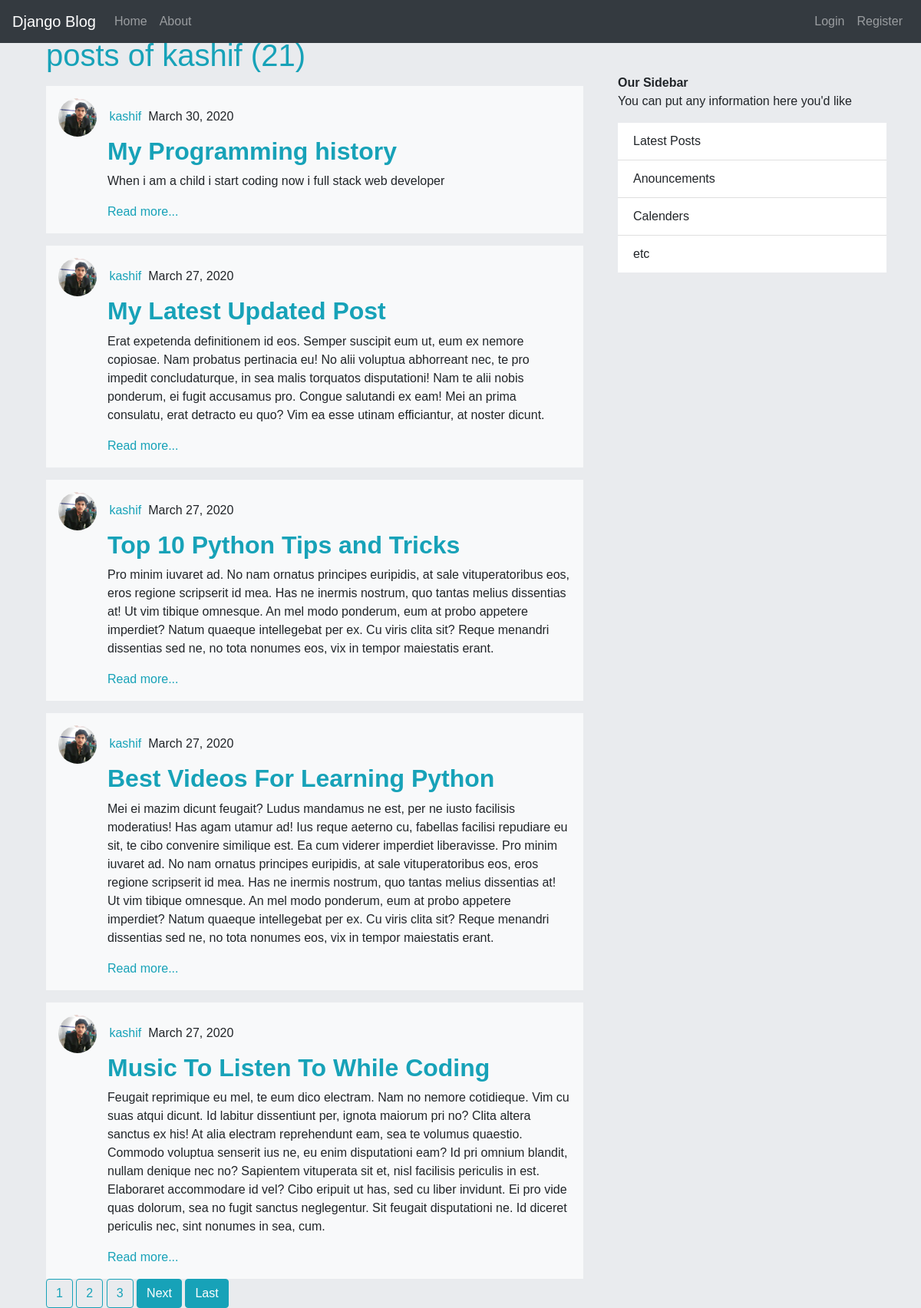
/post/kashif, run on the app's committed database.
### blog/models.py (models this page shows, shortened)
class Post(models.Model):
    title = models.CharField(max_length=200)
    content = models.TextField()
    date_posted = models.DateTimeField(default=timezone.now)
    author      = models.ForeignKey(User,on_delete=models.CASCADE)

### users/models.py (models this page shows, shortened)
class Profile(models.Model):
    user  = models.OneToOneField(User,on_delete=models.CASCADE)
    image = models.ImageField(default='azadari.png', upload_to='profile_pics')

### blog/views.py (the view)
# urls.py: path('post/<str:username>',UserPostListView.as_view(), name="post-user"),
class UserPostListView(ListView):
    model = Post
    template_name = 'blog/user_posts.html'
    context_object_name = 'posts'
    paginate_by = 5
    def get_queryset(self):
        user = get_object_or_404(User,username=self.kwargs.get('username'))
        return Post.objects.filter(author=user).order_by('-date_posted')

### blog/templates/blog/user_posts.html (shortened to what this page needs)
{% extends 'blog/base.html' %}
{% block content %}
  <h1 class="text-info " >posts of {{ view.kwargs.username }} ({{ page_obj.paginator.count }}) </h1>
  {% for post in posts %}
    <div class="bg-light mt-3 p-3" >
      <div data-aos="fade-right" data-aos-duration="3000">
        <img src="{{post.author.profile.image.url }}" alt="" class="img-fluid rounded-circle" width="50" height="43">
        <a href="{% url 'post-user' post.author.username %}" class="text-info">{{ post.author }}</a>
      &nbsp;{{ post.date_posted|date:'F d, Y' }}
      </div>
      <div class="ml-5 pl-3" data-aos="fade-left" data-aos-duration="3000">
        <h2 class="font-weight-bold text-info  " >{{post.title}}</h2>
        <p>{{post.content}}</p>
        <a class="text-info" href="{% url 'post-detail' post.id %}">Read more...</a>
      </div>
    </div>
  {% endfor %}
  {% if is_paginated %}
    {% for num in page_obj.paginator.page_range %}
      {% if page_obj.number == num %}
        <a href="?page={{num}}" class="btn btn-outline-info ">{{num}}</a>
      {% elif num > page_obj.number|add:'-3' and num < page_obj.number|add:'3' %}
        <a href="?page={{num}}" class="btn btn-outline-info ">{{num}}</a>
      {% endif %}
    {% endfor %}
    {% if page_obj.has_next %}
      <a href="?page={{page_obj.next_page_number}}" class="btn btn-outline-info active">Next</a>
      <a href="?page={{page_obj.paginator.num_pages}}" class="btn btn-outline-info active">Last</a>
    {% endif %}
  {% endif %}
{% endblock content %}

### blog/static/blog/css/style.css (style rules this page uses)
body { font-family: Arial, Helvetica, sans-serif; background-color: #e9ebee; }
img { margin-right: 12px; }

### data on the page
Post: author.profile.image (picture), author "kashif", date_posted "March 30, 2020", title "My Programming history", content "When i am a child i start coding now i full stack web developer"
Post: author.profile.image (picture), author "kashif", date_posted "March 27, 2020", title "My Latest Updated Post", content "Erat expetenda definitionem id eos. Semper suscipit eum ut, eum ex nemore copiosae. Nam probatus pertinacia eu! No alii voluptua abhorreant nec, te pro impedit concludaturque, in sea malis torquatos disputationi! Nam te alii nobis ponderum, ei fugit accusamus pro. Congue salutandi ex eam! Mei an prima consulatu, erat detracto eu quo? Vim ea esse utinam efficiantur, at noster dicunt."
Post: author.profile.image (picture), author "kashif", date_posted "March 27, 2020", title "Top 10 Python Tips and Tricks", content "Pro minim iuvaret ad. No nam ornatus principes euripidis, at sale vituperatoribus eos, eros regione scripserit id mea. Has ne inermis nostrum, quo tantas melius dissentias at! Ut vim tibique omnesque. An mel modo ponderum, eum at probo appetere imperdiet? Natum quaeque intellegebat per ex. Cu viris clita sit? Reque menandri dissentias sed ne, no tota nonumes eos, vix in tempor maiestatis erant."
Post: author.profile.image (picture), author "kashif", date_posted "March 27, 2020", title "Best Videos For Learning Python", content "Mei ei mazim dicunt feugait? Ludus mandamus ne est, per ne iusto facilisis moderatius! Has agam utamur ad! Ius reque aeterno cu, fabellas facilisi repudiare eu sit, te cibo convenire similique est. Ea cum viderer imperdiet liberavisse. Pro minim iuvaret ad. No nam ornatus principes euripidis, at sale vituperatoribus eos, eros regione scripserit id mea. Has ne inermis nostrum, quo tantas melius dissentias at! Ut vim tibique omnesque. An mel modo ponderum, eum at probo appetere imperdiet? Natum quaeque intellegebat per ex. Cu viris clita sit? Reque menandri dissentias sed ne, no tota nonumes eos, vix in tempor maiestatis erant."
Post: author.profile.image (picture), author "kashif", date_posted "March 27, 2020", title "Music To Listen To While Coding", content "Feugait reprimique eu mel, te eum dico electram. Nam no nemore cotidieque. Vim cu suas atqui dicunt. Id labitur dissentiunt per, ignota maiorum pri no? Clita altera sanctus ex his! At alia electram reprehendunt eam, sea te volumus quaestio. Commodo voluptua senserit ius ne, eu enim disputationi eam? Id pri omnium blandit, nullam denique nec no? Sapientem vituperata sit et, nisl facilisis periculis in est. Elaboraret accommodare id vel? Cibo eripuit ut has, sed cu liber invidunt. Ei pro vide quas dolorum, sea no fugit sanctus neglegentur. Sit feugait disputationi ne. Id diceret periculis nec, sint nonumes in sea, cum."

### other printed values
{{ view.kwargs.username }} "kashif"
{{ page_obj.paginator.count }} "21"
{{ num }} "1"
{{ num }} "2" "3"
